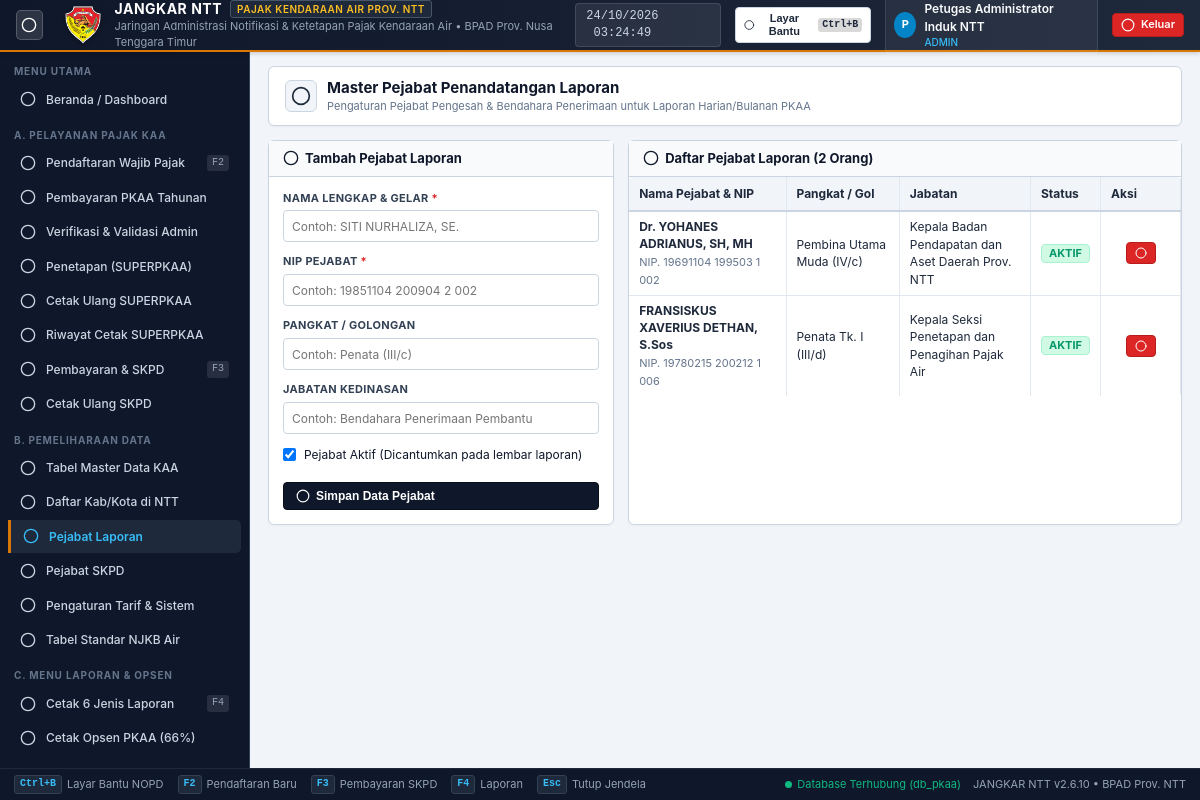
Screenshot of /index.php?page=pejabat_laporan (signed in) with the database file from the repository.
### tables this page shows
CREATE TABLE `pejabat` (
  `id` INT AUTO_INCREMENT PRIMARY KEY,
  `tipe_pejabat` ENUM('SKPD', 'LAPORAN') NOT NULL,
  `nama_pejabat` VARCHAR(150) NOT NULL,
  `nip` VARCHAR(50) NOT NULL,
  `pangkat_gol` VARCHAR(100) NOT NULL,
  `jabatan` VARCHAR(150) NOT NULL,
  `is_active` TINYINT(1) DEFAULT 1,
  `created_at` TIMESTAMP DEFAULT CURRENT_TIMESTAMP
);

### index.php (called while the page is built, shortened)
<?php
require_once __DIR__ . '/config/helpers.php';
$page = $_GET['page'] ?? 'dashboard';
$moduleMap = [
    'dashboard'              => __DIR__ . '/modules/dashboard/index.php',
    'pendaftaran'            => __DIR__ . '/modules/pelayanan/pendaftaran.php',
    'ajukan_perubahan'       => __DIR__ . '/modules/pelayanan/ajukan_perubahan.php',
    'verifikasi_perubahan'   => __DIR__ . '/modules/pelayanan/verifikasi_perubahan.php',
    'status_pengajuan'       => __DIR__ . '/modules/pelayanan/status_pengajuan.php',
    'superpkaa'              => __DIR__ . '/modules/pelayanan/superpkaa.php',
    'pembayaran_tahunan'     => __DIR__ . '/modules/pelayanan/pembayaran_tahunan.php',
    'cetak_ulang_superpkaa'  => __DIR__ . '/modules/pelayanan/cetak_ulang_superpkaa.php',
    'riwayat_cetak_superpkaa'=> __DIR__ . '/modules/pelayanan/riwayat_cetak_superpkaa.php',
    'skpd'                   => __DIR__ . '/modules/pelayanan/skpd.php',
    'cetak_ulang_skpd'       => __DIR__ . '/modules/pelayanan/cetak_ulang_skpd.php',
    'master_kaa'             => __DIR__ . '/modules/pemeliharaan/master_kaa.php',
    'kabupaten_kota'         => __DIR__ . '/modules/pemeliharaan/kabupaten_kota.php',
    'pejabat_laporan'        => __DIR__ . '/modules/pemeliharaan/pejabat_laporan.php',
    'pejabat_skpd'           => __DIR__ . '/modules/pemeliharaan/pejabat_skpd.php',
    'tarif_pajak'            => __DIR__ . '/modules/pemeliharaan/tarif_pajak.php',
    'tabel_njkb'             => __DIR__ . '/modules/pemeliharaan/tabel_njkb.php',
    'laporan'                => __DIR__ . '/modules/laporan/index.php',
    'cetak_opsen'            => __DIR__ . '/modules/laporan/cetak_opsen.php',
];
$targetModule = $moduleMap[$page] ?? $moduleMap['dashboard'];
require_once __DIR__ . '/layouts/header.php';
require_once $targetModule;
require_once __DIR__ . '/layouts/footer.php';

### config/helpers.php (shortened to what this page needs)
<?php
function renderIcon($name, $class = '', $size = 18) {
    $body = $icons[$name] ?? '<circle cx="12" cy="12" r="10"/>';
    return '<svg xmlns="http://www.w3.org/2000/svg" width="'.$size.'" height="'.$size.'" viewBox="0 0 24 24" fill="none" stroke="currentColor" stroke-width="2" stroke-linecap="round" stroke-linejoin="round" class="lucide-icon lucide-'.$name.' '.$class.'">'.$body.'</svg>';
}

### modules/pemeliharaan/pejabat_laporan.php (shortened to what this page needs)
<?php
$pejabatList = $pdo->query("SELECT * FROM pejabat WHERE tipe_pejabat = 'LAPORAN' ORDER BY is_active DESC, id ASC")->fetchAll();
?>
<div class="page-header">
  <div class="page-header-left">
    <div class="page-icon">
      <?= renderIcon('users', '', 20) ?>
    </div>
    <div>
      <div class="page-title">Master Pejabat Penandatangan Laporan</div>
      <div class="page-subtitle">Pengaturan Pejabat Pengesah & Bendahara Penerimaan untuk Laporan Harian/Bulanan PKAA</div>
    </div>
  </div>
</div>
<div style="display: grid; grid-template-columns: 1fr 1.6fr; gap: 14px;">
  <form method="POST" action="index.php?page=pejabat_laporan" class="panel">
    <div class="panel-header">
      <div class="panel-title">
        <?= renderIcon('plus', '', 16) ?>
        <span>Tambah Pejabat Laporan</span>
      </div>
    </div>
    <div class="panel-body" style="display: flex; flex-direction: column; gap: 12px;">
      <div class="form-group">
        <label class="form-label" for="nama_pejabat">Nama Lengkap & Gelar <span class="required">*</span></label>
        <input type="text" name="nama_pejabat" id="nama_pejabat" class="form-control" placeholder="Contoh: SITI NURHALIZA, SE." required>
      </div>
      <div class="form-group">
        <label class="form-label" for="nip">NIP Pejabat <span class="required">*</span></label>
        <input type="text" name="nip" id="nip" class="form-control" placeholder="Contoh: 19851104 200904 2 002" required>
      </div>
      <div class="form-group">
        <label class="form-label" for="pangkat_gol">Pangkat / Golongan</label>
        <input type="text" name="pangkat_gol" id="pangkat_gol" class="form-control" placeholder="Contoh: Penata (III/c)">
      </div>
      <div class="form-group">
        <label class="form-label" for="jabatan">Jabatan Kedinasan</label>
        <input type="text" name="jabatan" id="jabatan" class="form-control" placeholder="Contoh: Bendahara Penerimaan Pembantu">
      </div>
      <div class="form-group">
        <label style="display: flex; align-items: center; gap: 8px; font-size: 12px; cursor: pointer;">
          <input type="checkbox" name="is_active" value="1" checked>
          <span>Pejabat Aktif (Dicantumkan pada lembar laporan)</span>
        </label>
      </div>
      <button type="submit" class="btn btn-primary" style="margin-top: 6px;">
        <?= renderIcon('check', '', 14) ?> Simpan Data Pejabat
      </button>
    </div>
  </form>
  <div class="panel">
    <div class="panel-header">
      <div class="panel-title">
        <?= renderIcon('database', '', 16) ?>
        <span>Daftar Pejabat Laporan (<?= count($pejabatList) ?> Orang)</span>
      </div>
    </div>
    <div class="panel-body" style="padding: 0;">
      <div class="table-responsive" style="border: none;">
        <table class="table-desktop">
          <thead>
            <tr>
              <th>Nama Pejabat & NIP</th>
              <th>Pangkat / Gol</th>
              <th>Jabatan</th>
              <th class="text-center">Status</th>
              <th class="text-center" width="80">Aksi</th>
            </tr>
          </thead>
          <tbody>
            <?php if (empty($pejabatList)): ?>
              <tr>
                <td colspan="5" class="text-center" style="padding: 20px; color: #94a3b8;">
                  Belum ada data pejabat laporan.
                </td>
              </tr>
            <?php else: ?>
              <?php foreach ($pejabatList as $p): ?>
                <tr>
                  <td>
                    <strong><?= htmlspecialchars($p['nama_pejabat']) ?></strong><br>
                    <span style="font-size: 11px; color: #64748b;">NIP. <?= htmlspecialchars($p['nip']) ?></span>
                  </td>
                  <td><?= htmlspecialchars($p['pangkat_gol']) ?></td>
                  <td><?= htmlspecialchars($p['jabatan']) ?></td>
                  <td class="text-center">
                    <?php if ($p['is_active']): ?>
                      <span class="badge badge-success">AKTIF</span>
                    <?php else: ?>
                      <span class="badge badge-neutral">NONAKTIF</span>
                    <?php endif; ?>
                  </td>
                  <td class="text-center">
                    <form method="POST" action="index.php?page=pejabat_laporan" onsubmit="return confirm('Hapus pejabat ini?');" style="margin:0;">
                      <button type="submit" class="btn btn-danger btn-sm">
                        <?= renderIcon('trash', '', 12) ?>
                      </button>
                    </form>
                  </td>
                </tr>
              <?php endforeach; ?>
            <?php endif; ?>
          </tbody>
        </table>
      </div>
    </div>
  </div>
</div>

### assets/css/desktop.css (style rules this page uses)
:root { --primary-950: #090d16; --primary-900: #0f172a; --primary-800: #1e293b; --primary-700: #334155; --primary-600: #475569; --accent-gold: #d97706; --accent-gold-light: #fef3c7; --accent-gold-dark: #b45309; --brand-blue: #0284c7; --brand-blue-dark: #0369a1; --success: #059669; --success-bg: #d1fae5; --danger: #dc2626; --danger-bg: #fee2e2; --warning: #d97706; --warning-bg: #fef3c7; --info: #2563eb; --info-bg: #dbeafe; --bg-desktop: #f1f5f9; --bg-surface: #ffffff; --bg-sidebar: #0f172a; --border-light: #e2e8f0; --border-medium: #cbd5e1; --border-dark: #94a3b8; --text-main: #0f172a; --text-muted: #64748b; --text-light: #94a3b8; --text-white: #ffffff; --font-sans: 'Inter', -apple-system, BlinkMacSystemFont, "Segoe UI", Roboto, "Helvetica Neue", Arial, sans-serif; --font-mono: 'JetBrains Mono', Consolas, "Courier New", monospace; --header-height: 52px; --sidebar-width: 250px; --footer-height: 32px; }
* { box-sizing: border-box; margin: 0; padding: 0; }
body { font-family: var(--font-sans); background-color: var(--bg-desktop); color: var(--text-main); font-size: 13px; line-height: 1.45; overflow-x: hidden; height: 100vh; display: flex; flex-direction: column; }
.page-header { background: var(--bg-surface); padding: 10px 16px; border-radius: 6px; border: 1px solid var(--border-medium); display: flex; align-items: center; justify-content: space-between; box-shadow: 0 1px 2px rgba(0,0,0,0.04); }
.page-header-left { display: flex; align-items: center; gap: 10px; }
.page-icon { width: 32px; height: 32px; background: #f1f5f9; border: 1px solid var(--border-medium); border-radius: 6px; display: flex; align-items: center; justify-content: center; color: var(--primary-800); }
.page-title { font-size: 15px; font-weight: 700; color: var(--primary-900); }
.page-subtitle { font-size: 11px; color: var(--text-muted); }
.panel { background: var(--bg-surface); border: 1px solid var(--border-medium); border-radius: 6px; box-shadow: 0 1px 3px rgba(0,0,0,0.03); }
.panel-header { padding: 8px 14px; background: #f8fafc; border-bottom: 1px solid var(--border-medium); display: flex; align-items: center; justify-content: space-between; }
.panel-title { font-size: 13px; font-weight: 700; color: var(--primary-900); display: flex; align-items: center; gap: 6px; }
.panel-body { padding: 14px; }
.btn { display: inline-flex; align-items: center; gap: 6px; padding: 6px 12px; font-size: 12px; font-weight: 600; border-radius: 4px; border: 1px solid transparent; cursor: pointer; text-decoration: none; transition: all 0.12s ease; line-height: 1.2; }
.btn-primary { background: var(--primary-900); color: #ffffff; border-color: var(--primary-950); }
.btn-danger { background: var(--danger); color: #ffffff; border-color: #b91c1c; }
.btn-sm { padding: 4px 8px; font-size: 11px; }
.form-group { display: flex; flex-direction: column; gap: 4px; }
.form-label { font-size: 11px; font-weight: 700; color: #334155; text-transform: uppercase; letter-spacing: 0.3px; }
.form-label .required { color: var(--danger); }
.form-control { height: 32px; padding: 4px 8px; font-size: 12px; font-family: var(--font-sans); border: 1px solid var(--border-medium); border-radius: 4px; background-color: #ffffff; color: var(--text-main); transition: border-color 0.15s ease, box-shadow 0.15s ease; }
.table-responsive { width: 100%; overflow-x: auto; border: 1px solid var(--border-medium); border-radius: 4px; }
.table-desktop { width: 100%; border-collapse: collapse; font-size: 12px; background: #ffffff; }
.table-desktop th { background: #f1f5f9; color: #1e293b; font-weight: 700; text-align: left; padding: 8px 10px; border-bottom: 2px solid var(--border-medium); border-right: 1px solid #e2e8f0; white-space: nowrap; }
.table-desktop td { padding: 6px 10px; border-bottom: 1px solid #e2e8f0; border-right: 1px solid #e2e8f0; color: #1e293b; }
.table-desktop tr:last-child td { border-bottom: none; }
.text-center { text-align: center; }
.badge { display: inline-flex; align-items: center; gap: 4px; padding: 2px 7px; font-size: 11px; font-weight: 700; border-radius: 4px; line-height: 1.2; }
.badge-success { background: var(--success-bg); color: var(--success); border: 1px solid #a7f3d0; }

### rows the page displays
pejabat: nama_pejabat "Dr. YOHANES ADRIANUS, SH, MH", nip "19691104 199503 1 002", pangkat_gol "Pembina Utama Muda (IV/c)", jabatan "Kepala Badan Pendapatan dan Aset Daerah Prov. NTT", is_active "AKTIF"
pejabat: nama_pejabat "FRANSISKUS XAVERIUS DETHAN, S.Sos", nip "19780215 200212 1 006", pangkat_gol "Penata Tk. I (III/d)", jabatan "Kepala Seksi Penetapan dan Penagihan Pajak Air", is_active "AKTIF"

### other values shown
substr($currentUser['nama_lengkap'] ?? 'U', 0, 1) "P"
$currentUser['nama_lengkap'] "Petugas Administrator Induk NTT"
$currentUser['role'] "ADMIN"
count($pejabatList) "2"
